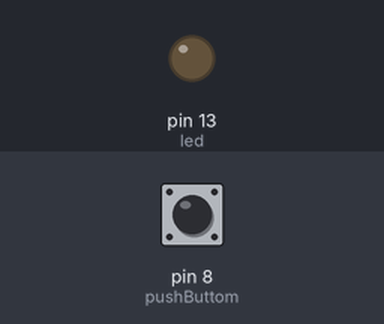
Recording of a sketch running on a simulated Arduino Uno, built with avr-gcc and run on an emulated ATmega328P. On the bench: output pins drawn as LEDs (lit = HIGH). The inputs (shaded band) are chosen by the test bench; at power-on: pin 8 (pushButtom) LOW.

Above: at 1.2 s.
1.3 s: pin 8 (pushButtom) pulled HIGH for 0.15 s
At 1.37 s:
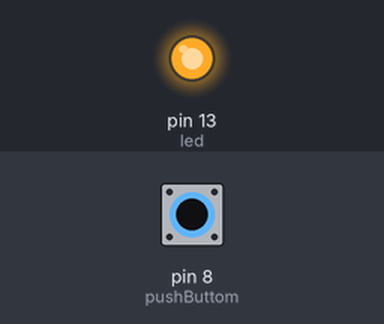
2.9 s: pin 8 (pushButtom) pulled HIGH for 3.2 s
At 7.0 s:
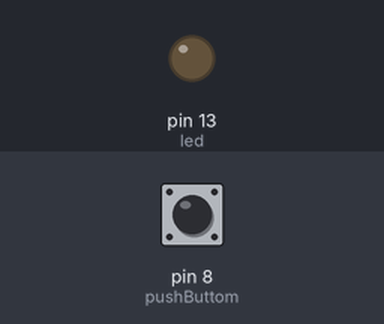
Timing chart, 0 to 8.5 s (numbered marks = the images above; inputs shaded):
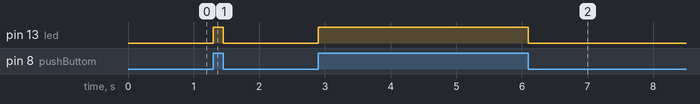

The sketch:

tp3.ino
```cpp
int led = 13;
int pushButtom = 8;
int val = 0;
void setup()
{
    pinMode(led, OUTPUT);
    pinMode(pushButtom, INPUT);
}

void loop()
{
    val = digitalRead(pushButtom); // read input value
    if (val == HIGH) 
    {
        digitalWrite(led, HIGH); // turn LED OFF
    }
    else
    {
        digitalWrite(led, LOW); // turn LED ON
    }

}
```

Measured:
- after the input at 1.3 s, pin 13 (led): LOW → HIGH at once, → LOW 0.15 s later
- after the input at 2.9 s, pin 13 (led): LOW → HIGH at once, → LOW 3.2 s later
